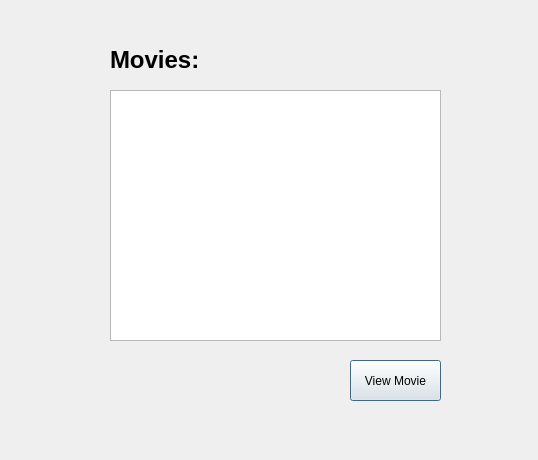
<?xml version="1.0" encoding="UTF-8"?>
<ui version="4.0">
 <class>MovieDialogClass</class>
 <widget class="QDialog" name="MovieDialogClass">
  <property name="geometry">
   <rect>
    <x>0</x>
    <y>0</y>
    <width>538</width>
    <height>460</height>
   </rect>
  </property>
  <property name="windowTitle">
   <string>Movies</string>
  </property>
  <widget class="QLabel" name="MoviesLabel">
   <property name="geometry">
    <rect>
     <x>110</x>
     <y>40</y>
     <width>101</width>
     <height>41</height>
    </rect>
   </property>
   <property name="text">
    <string>&lt;html&gt;&lt;head/&gt;&lt;body&gt;&lt;p&gt;&lt;span style=&quot; font-size:18pt; font-weight:600;&quot;&gt;Movies: &lt;/span&gt;&lt;/p&gt;&lt;/body&gt;&lt;/html&gt;</string>
   </property>
  </widget>
  <widget class="QListWidget" name="MoviesList">
   <property name="geometry">
    <rect>
     <x>110</x>
     <y>90</y>
     <width>331</width>
     <height>251</height>
    </rect>
   </property>
  </widget>
  <widget class="QPushButton" name="ViewMovieButton">
   <property name="geometry">
    <rect>
     <x>350</x>
     <y>360</y>
     <width>91</width>
     <height>41</height>
    </rect>
   </property>
   <property name="text">
    <string>View Movie</string>
   </property>
  </widget>
 </widget>
 <resources/>
 <connections/>
</ui>
